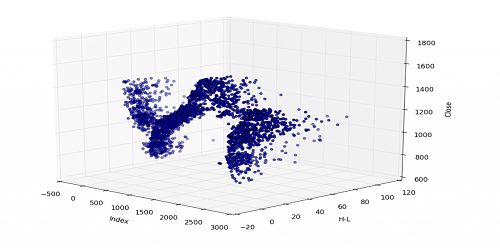
#> input picture image arith1.png, 500 x 250 px, given in place of the camera
$ python 'edge detection and gradients.py'   (older library calls are emulated)
#> lines starting #> are read from the running program, lines starting #| are printed output that depends on the picture; after the words box and inside, x2 and y2 are one past the last pixel; in counts of white or black regions, pixels touching at a corner belong together
import numpy as np
import cv2

cap = cv2.VideoCapture(0)

while True:

	# Capture Video
	_, frame = cap.read()
#> frame is the input picture: shape (250, 500, 3); mean B, G, R 240.9, 235.7, 235.7
	# flip video
	frame = cv2.flip(frame, 1)
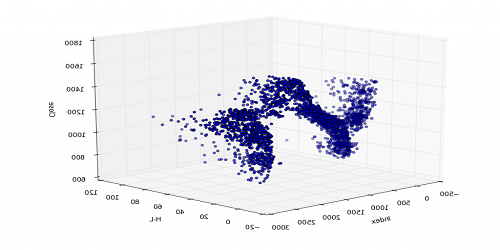
#> frame: shape (250, 500, 3); mean B, G, R 240.9, 235.7, 235.7

	# gradients
	#laplacian gradient
	laplacian = cv2.Laplacian(frame, cv2.CV_64F)
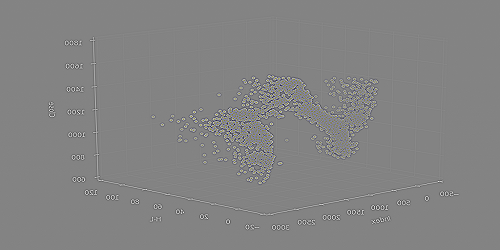
#> laplacian: shape (250, 500, 3) float64; mean B, G, R 0, 0, 0; drawn with min black and max white
	#sobel gradient
	sobelx = cv2.Sobel(frame, cv2.CV_64F, 1, 0, ksize = 5)
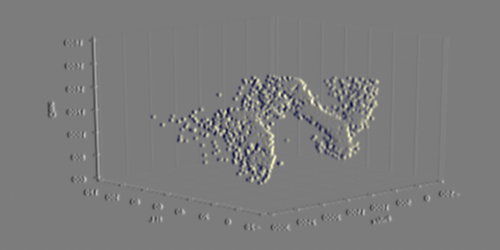
#> sobelx: shape (250, 500, 3) float64; mean B, G, R 0, 0, 0; drawn with min black and max white
	sobely = cv2.Sobel(frame, cv2.CV_64F, 0, 1, ksize = 5)
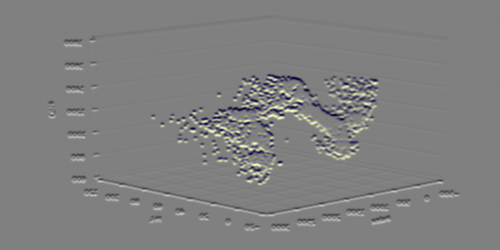
#> sobely: shape (250, 500, 3) float64; mean B, G, R -0.1, -0.1, -0.1; drawn with min black and max white

	#edge detectors
	edges = cv2.Canny(frame, 100, 200)
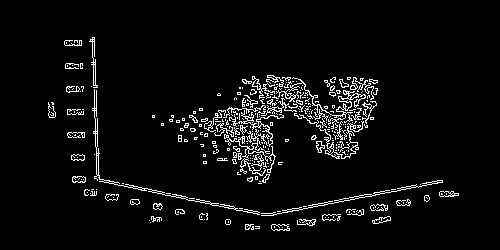
#> edges: shape (250, 500); 4.9% white in thin lines or dots, all inside (x1, y1, x2, y2) = (48, 37, 459, 231)

	cv2.imshow('original', frame)
	# cv2.imshow('laplacial', laplacian)
	# cv2.imshow('sobelx', sobelx)
	# cv2.imshow('sobely', sobely)
	cv2.imshow('edges', edges)

	# Exit process
	key = cv2.waitKey(23) & 0xFF
#> (key Esc is pressed here)
	if key == 27:
		break

# Post exit cleanup
#> (the run stopped early here; a loop or call above may not have finished)

$ run again, on image arith2.png
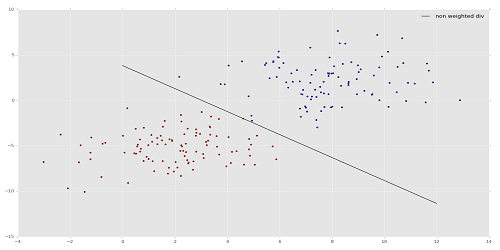
#> input picture image arith2.png, 500 x 250 px, given in place of the camera
#> frame is the input picture: shape (250, 500, 3); mean B, G, R 231.8, 231.6, 231.8
#> `sobely = cv2.Sobel(frame, cv2.CV_64F, 0, 1, ksize = 5)`:
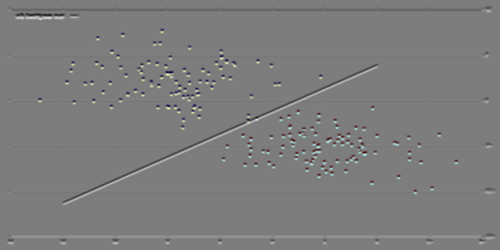
#> sobely: shape (250, 500, 3) float64; mean B, G, R 0, 0, 0; drawn with min black and max white
#> `edges = cv2.Canny(frame, 100, 200)`:
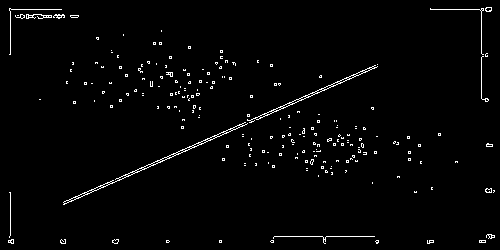
#> edges: shape (250, 500); 2% white in thin lines or dots

$ run again, on corner detection.jpg
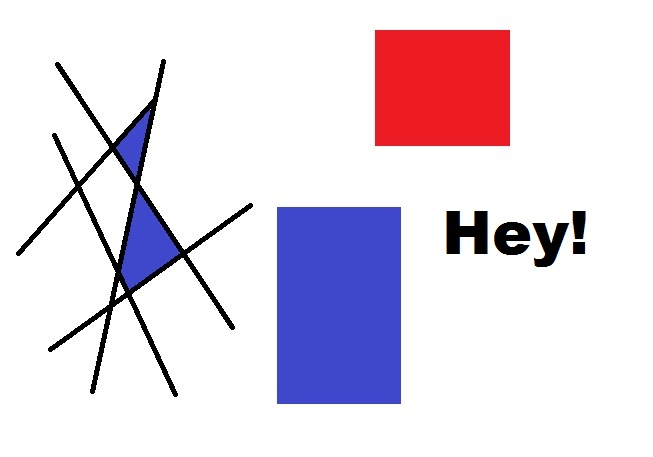
#> input picture corner detection.jpg, 653 x 457 px, given in place of the camera
#> frame is the input picture: shape (457, 653, 3); mean B, G, R 229.7, 216.9, 227
#> `sobely = cv2.Sobel(frame, cv2.CV_64F, 0, 1, ksize = 5)`:
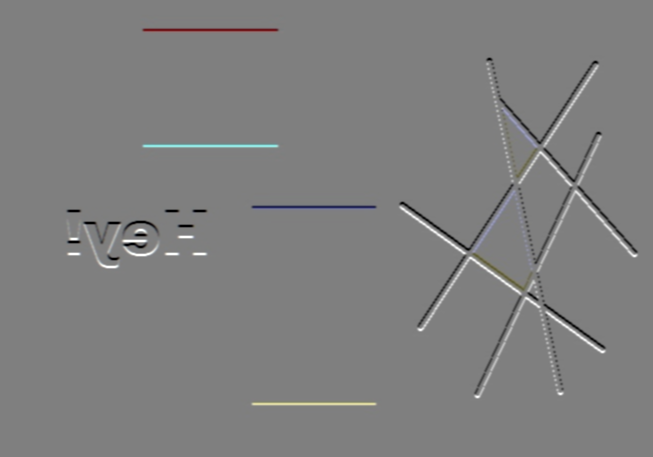
#> sobely: shape (457, 653, 3) float64; mean B, G, R 0, 0, 0; drawn with min black and max white
#> `edges = cv2.Canny(frame, 100, 200)`:
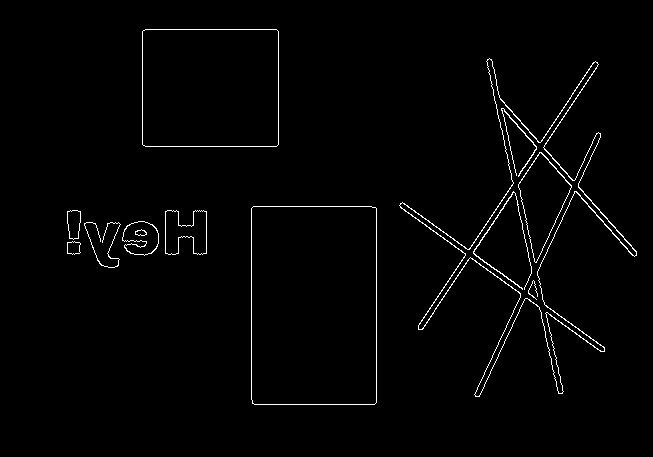
#> edges: shape (457, 653); 1.6% white in thin lines or dots, all inside (x1, y1, x2, y2) = (67, 29, 637, 405)
